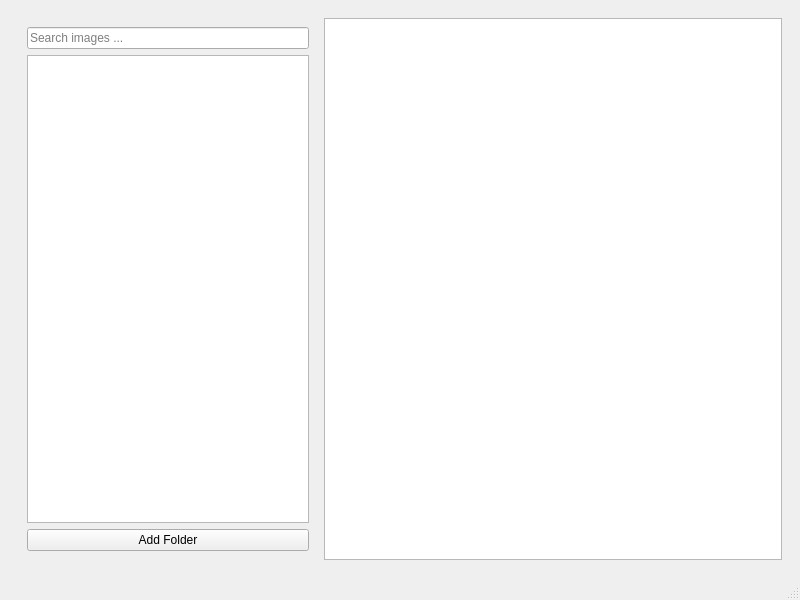
<?xml version="1.0" encoding="UTF-8"?>
<ui version="4.0">
 <class>MainWindow</class>
 <widget class="QMainWindow" name="MainWindow">
  <property name="geometry">
   <rect>
    <x>0</x>
    <y>0</y>
    <width>800</width>
    <height>600</height>
   </rect>
  </property>
  <property name="windowTitle">
   <string>MainWindow</string>
  </property>
  <widget class="QWidget" name="centralwidget">
   <property name="sizePolicy">
    <sizepolicy hsizetype="Preferred" vsizetype="Preferred">
     <horstretch>0</horstretch>
     <verstretch>0</verstretch>
    </sizepolicy>
   </property>
   <layout class="QHBoxLayout" name="horizontalLayout">
    <item>
     <widget class="QStackedWidget" name="mainStack">
      <property name="currentIndex">
       <number>0</number>
      </property>
      <widget class="QWidget" name="browsePage">
       <layout class="QHBoxLayout" name="horizontalLayout_2">
        <item>
         <widget class="QWidget" name="browseLeftPanel" native="true">
          <property name="sizePolicy">
           <sizepolicy hsizetype="Preferred" vsizetype="Expanding">
            <horstretch>0</horstretch>
            <verstretch>0</verstretch>
           </sizepolicy>
          </property>
          <property name="minimumSize">
           <size>
            <width>0</width>
            <height>0</height>
           </size>
          </property>
          <property name="maximumSize">
           <size>
            <width>300</width>
            <height>16777215</height>
           </size>
          </property>
          <property name="baseSize">
           <size>
            <width>0</width>
            <height>0</height>
           </size>
          </property>
          <layout class="QVBoxLayout" name="verticalLayout">
           <item>
            <widget class="QLineEdit" name="searchInputField">
             <property name="accessibleName">
              <string>browse_page_search_input</string>
             </property>
             <property name="placeholderText">
              <string>Search images ...</string>
             </property>
            </widget>
           </item>
           <item>
            <widget class="QTreeView" name="browsePageFolderTreeView">
             <property name="accessibleName">
              <string>browse_page_folder_tree_view</string>
             </property>
            </widget>
           </item>
           <item>
            <widget class="QPushButton" name="browsePageAddFolderButton">
             <property name="sizePolicy">
              <sizepolicy hsizetype="Preferred" vsizetype="Fixed">
               <horstretch>0</horstretch>
               <verstretch>0</verstretch>
              </sizepolicy>
             </property>
             <property name="accessibleName">
              <string>browse_page_add_folder_button</string>
             </property>
             <property name="text">
              <string>Add Folder</string>
             </property>
            </widget>
           </item>
          </layout>
         </widget>
        </item>
        <item>
         <widget class="QListView" name="browsePageImageListView">
          <property name="accessibleName">
           <string>browse_page_image_list_view</string>
          </property>
         </widget>
        </item>
       </layout>
      </widget>
      <widget class="QWidget" name="searchPage">
       <layout class="QVBoxLayout" name="verticalLayout_2">
        <item>
         <widget class="QListView" name="searchPageImageListView"/>
        </item>
       </layout>
      </widget>
     </widget>
    </item>
   </layout>
  </widget>
  <widget class="QMenuBar" name="menubar">
   <property name="geometry">
    <rect>
     <x>0</x>
     <y>0</y>
     <width>800</width>
     <height>33</height>
    </rect>
   </property>
  </widget>
  <widget class="QStatusBar" name="statusbar"/>
 </widget>
 <resources/>
 <connections/>
</ui>
